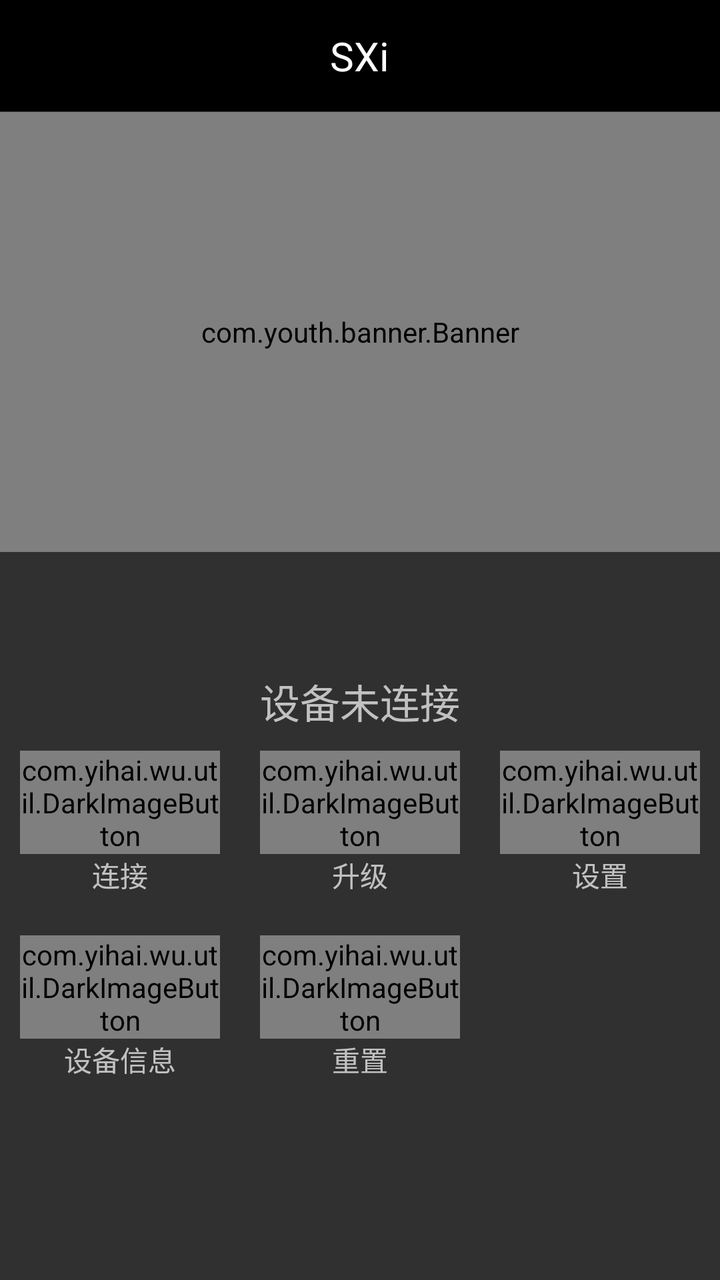
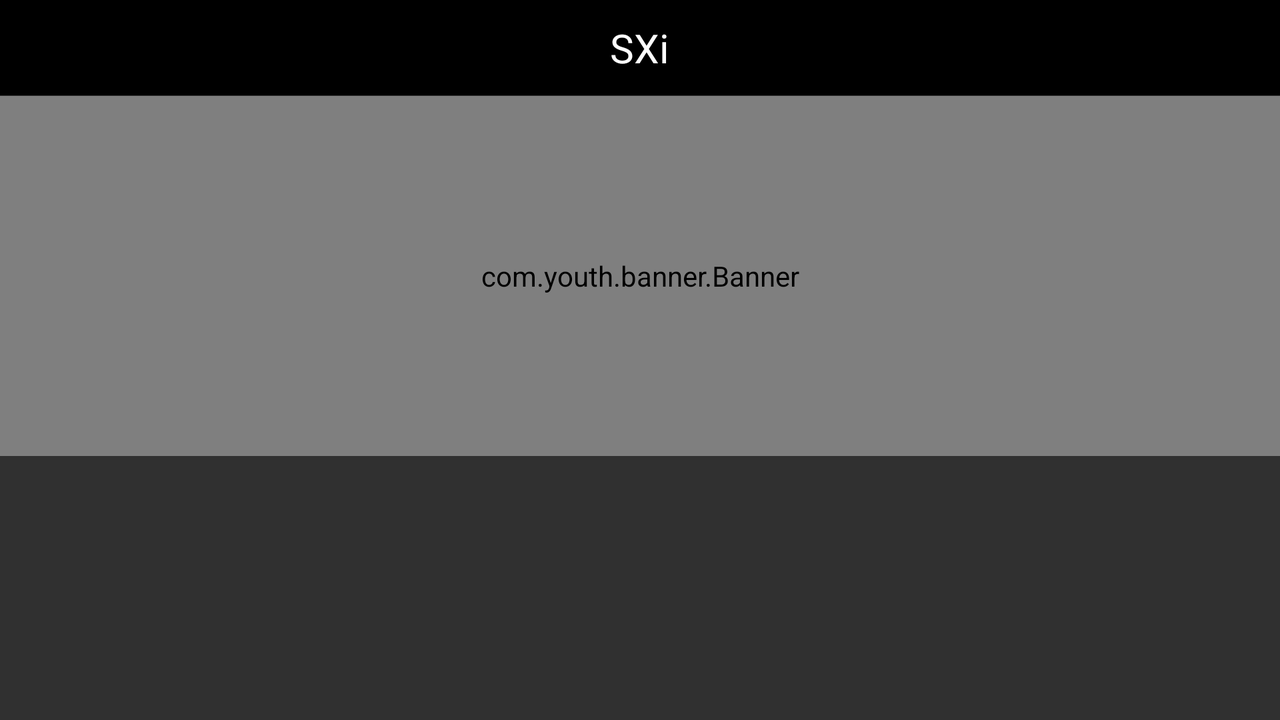

An Android layout and its configuration variant, each rendered on a device that would load it. The default file and the variant file are quoted in full after the pictures.
<!-- AndroidManifest.xml: activity theme Theme.AppCompat.NoActionBar -->
<!-- res/layout/activity_main.xml -->
<?xml version="1.0" encoding="utf-8"?>
<LinearLayout
    xmlns:android="http://schemas.android.com/apk/res/android"
    xmlns:app="http://schemas.android.com/apk/res-auto"
    xmlns:tools="http://schemas.android.com/tools"
    android:id="@+id/activity_main"
    android:layout_width="match_parent"
    android:layout_height="match_parent"
    android:orientation="vertical"
    tools:context="com.yihai.wu.sxi.MainActivity">

    <RelativeLayout
        android:layout_width="match_parent"
        android:layout_height="?attr/actionBarSize"
        android:background="@color/colorPrimaryDark"

        >

        <TextView
            android:layout_width="wrap_content"
            android:layout_height="wrap_content"
            android:layout_centerInParent="true"
            android:text="@string/app_name"
            android:textColor="@color/colorWhite"
            android:textSize="20sp"/>

        <View
            android:layout_width="match_parent"
            android:layout_height="0.1dp"
            android:layout_alignParentBottom="true"
            android:alpha="0.2"
            android:background="@color/colorWhite"/>

    </RelativeLayout>
    
    <com.youth.banner.Banner
        android:id="@+id/head_banner"
        android:layout_width="match_parent"
        android:layout_height="220dp"
        app:delay_time="3000"
        android:background="@color/colorPrimary"
        app:image_scale_type="center_inside"
        app:indicator_drawable_selected="@mipmap/page_indicator_focused"
        app:indicator_drawable_unselected="@mipmap/page_indicator_unfocused"
        />

    <TextView
        android:id="@+id/device_name"
        android:layout_width="wrap_content"
        android:layout_height="wrap_content"
        android:layout_gravity="center_horizontal"
        android:layout_marginTop="60dp"
        android:textSize="20sp"
        android:text="@string/have_been_not_connected"
        />

    <LinearLayout
        android:layout_width="match_parent"
        android:layout_height="wrap_content"
        android:orientation="horizontal">
        <LinearLayout
            android:id="@+id/line1"
            android:layout_width="0dp"
            android:layout_weight="1"
            android:layout_height="wrap_content"
            android:gravity="center_horizontal"
            android:orientation="vertical"
            android:layout_margin="10dp"
            >
            <com.yihai.wu.util.DarkImageButton
                android:id="@+id/btn_connect"
                android:background="@mipmap/connect"
                android:layout_width="wrap_content"
                android:layout_height="wrap_content"/>
            <TextView
                android:text="@string/connect"
                android:layout_width="wrap_content"
                android:layout_height="wrap_content"/>


        </LinearLayout>
        <LinearLayout
            android:layout_width="0dp"
            android:layout_weight="1"
            android:layout_height="wrap_content"
            android:gravity="center_horizontal"
            android:orientation="vertical"
            android:layout_margin="10dp"
            >
            <com.yihai.wu.util.DarkImageButton
                android:id="@+id/btn_upgrade"
                android:background="@mipmap/upgrade"
                android:layout_width="wrap_content"
                android:layout_height="wrap_content"/>
            <TextView
                android:text="@string/text_upgrade"
                android:layout_width="wrap_content"
                android:layout_height="wrap_content"/>


        </LinearLayout> <LinearLayout
        android:layout_width="0dp"
        android:layout_weight="1"
        android:layout_height="wrap_content"
        android:gravity="center_horizontal"
        android:orientation="vertical"
        android:layout_margin="10dp"
        >
        <com.yihai.wu.util.DarkImageButton
            android:id="@+id/btn_set"
            android:background="@mipmap/set"
            android:layout_width="wrap_content"
            android:layout_height="wrap_content"/>
        <TextView
            android:text="@string/text_set"
            android:layout_width="wrap_content"
            android:layout_height="wrap_content"/>


    </LinearLayout>

    </LinearLayout>
    <LinearLayout
        android:orientation="horizontal"
        android:layout_width="match_parent"
        android:layout_height="wrap_content">
    <LinearLayout
        android:layout_weight="1"
        android:id="@+id/middle_reset"
        android:layout_centerInParent="true"
        android:gravity="center_horizontal"
        android:orientation="vertical"
        android:layout_margin="10dp"
        android:layout_width="wrap_content"
        android:layout_height="wrap_content">
        <com.yihai.wu.util.DarkImageButton
            android:background="@mipmap/information"
            android:layout_width="wrap_content"
            android:id="@+id/btn_information"
            android:layout_height="wrap_content"/>
        <TextView
            android:text="@string/text_information"
            android:layout_width="wrap_content"
            android:layout_height="wrap_content"/>

    </LinearLayout>

        <LinearLayout

            android:layout_weight="1"
            android:orientation="vertical"
            android:gravity="center_horizontal"
            android:layout_width="wrap_content"
            android:layout_margin="10dp"
            android:layout_height="wrap_content">
            <com.yihai.wu.util.DarkImageButton
                android:id="@+id/btn_reset"
                android:background="@mipmap/reset"
                android:layout_width="wrap_content"
                android:layout_height="wrap_content"/>
            <TextView
                android:text="@string/text_reset"
                android:layout_width="wrap_content"
                android:layout_height="wrap_content"/>



        </LinearLayout>
        <LinearLayout
            android:clickable="false"
            android:visibility="invisible"
            android:layout_weight="1"
            android:orientation="vertical"
            android:layout_margin="10dp"
            android:gravity="center_horizontal"
            android:layout_width="wrap_content"
            android:layout_height="wrap_content">
            <com.yihai.wu.util.DarkImageButton
                android:background="@mipmap/connect"
                android:layout_width="wrap_content"
                android:layout_height="wrap_content"/>
            <TextView
                android:text="@string/connect"
                android:layout_width="wrap_content"
                android:layout_height="wrap_content"/>



        </LinearLayout>

    </LinearLayout>

</LinearLayout>
<!-- resources referenced by this layout -->
<resources>
  <color name="colorPrimary">#000000</color>
  <color name="colorPrimaryDark">#000000</color>
  <color name="colorWhite">#ffffff</color>
  <!-- mipmap connect: png bitmap (mipmap-xxhdpi, 33091 bytes) -->
  <!-- mipmap information: png bitmap (mipmap-xxhdpi, 27799 bytes) -->
  <!-- mipmap reset: png bitmap (mipmap-xxhdpi, 30789 bytes) -->
  <!-- mipmap set: png bitmap (mipmap-xxhdpi, 34985 bytes) -->
  <!-- mipmap upgrade: png bitmap (mipmap-xxhdpi, 29674 bytes) -->
  <string name="app_name">SXi</string>
  <string name="connect">连接</string>
  <string name="have_been_not_connected">设备未连接</string>
  <string name="text_information">设备信息</string>
  <string name="text_reset">重置</string>
  <string name="text_set">设置</string>
  <string name="text_upgrade">升级</string>
</resources>
<!-- res/layout-land/activity_main.xml (the repository's variant of the layout above) -->
<!-- drawn on the phone turned sideways -->
<?xml version="1.0" encoding="utf-8"?>
<LinearLayout
    xmlns:android="http://schemas.android.com/apk/res/android"
    xmlns:app="http://schemas.android.com/apk/res-auto"
    xmlns:tools="http://schemas.android.com/tools"
    android:id="@+id/activity_main"
    android:layout_width="match_parent"
    android:layout_height="match_parent"
    android:orientation="vertical"
    tools:context="com.yihai.wu.sxi.MainActivity">

    <RelativeLayout
        android:layout_width="match_parent"
        android:layout_height="?attr/actionBarSize"
        android:background="@color/colorPrimaryDark"

        >

        <TextView
            android:layout_width="wrap_content"
            android:layout_height="wrap_content"
            android:layout_centerInParent="true"
            android:text="@string/app_name"
            android:textColor="@color/colorWhite"
            android:textSize="20sp"/>

        <View
            android:layout_width="match_parent"
            android:layout_height="0.1dp"
            android:layout_alignParentBottom="true"
            android:alpha="0.2"
            android:background="@color/colorWhite"/>

    </RelativeLayout>

    <com.youth.banner.Banner
        android:id="@+id/head_banner"
        android:layout_width="match_parent"
        android:layout_height="180dp"
        app:delay_time="3000"
        app:image_scale_type="fit_xy"
        app:indicator_drawable_selected="@mipmap/page_indicator_focused"
        app:indicator_drawable_unselected="@mipmap/page_indicator_unfocused"
        />
    
    
</LinearLayout>
<!-- resources referenced by the variant -->
<!-- as the phone turned sideways resolves them -->
<resources>
  <color name="colorPrimaryDark">#000000</color>
  <color name="colorWhite">#ffffff</color>
  <string name="app_name">SXi</string>
</resources>
